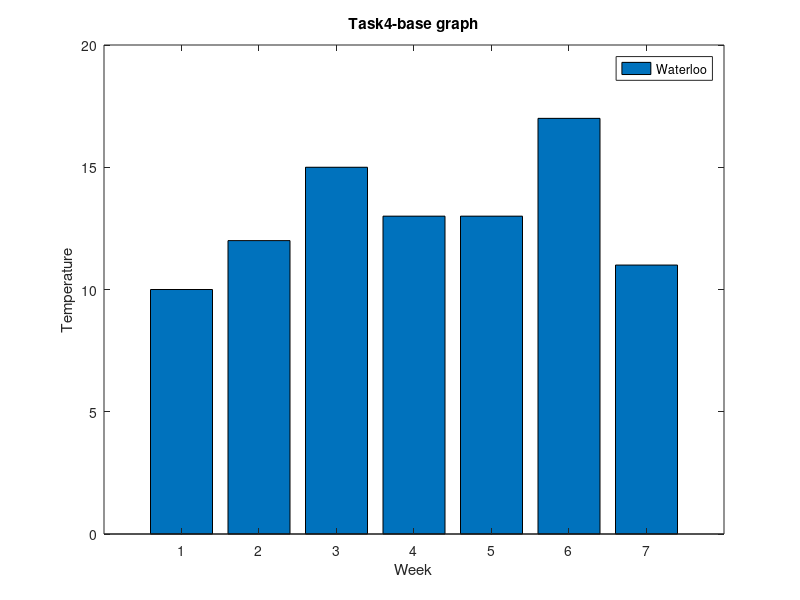

The MATLAB script that drew this image:
% Plotting
% Author: Chul Min Yeum
% Email: cmyeum@uwaterloo.ca
% Last updated: 2019-06-12

% Write your script to solve questions in a cumulative way

%% Task 4: Bar Charts
close; clc; clear

x = 1:7;
y = [10 12 15 13 13 17 11];

figure(1); bar(x,y);
legend('Waterloo');
xlabel('Week');
ylabel('Temperature');
title('Task4-base graph');

%% Task4-Q1: Change x-axis tick values as (Mon, Tue, Wed, Thu, Fri, SAT, SUN) 
%% for both graphs
% https://www.mathworks.com/help/matlab/ref/xticks.html
% https://www.mathworks.com/help/matlab/ref/xticklabels.html
close;clc;clear

%% Task4-Q2: Make your bar colorful
% https://www.mathworks.com/help/matlab/ref/bar.html#namevaluepairarguments
close;clc;clear

%% Task4-Q3: Change the line thickness of the graph boundary
% https://www.mathworks.com/help/matlab/ref/matlab.graphics.axis.axes-properties.html
close;clc;clear

%% Task4-Q4: Add Kitchener temperatures and the corresponding legends (Two bars)
% https://www.mathworks.com/help/matlab/ref/bar.html
%{
x2 = 1:7;
y2 = [13 11 12 11 12 16 10];
%}
close;clc;clear

%% Task4-Q5: Add Kitchener temperatures and the corresponding legends (Stacked)
% https://www.mathworks.com/help/matlab/ref/bar.html
close;clc;clear
